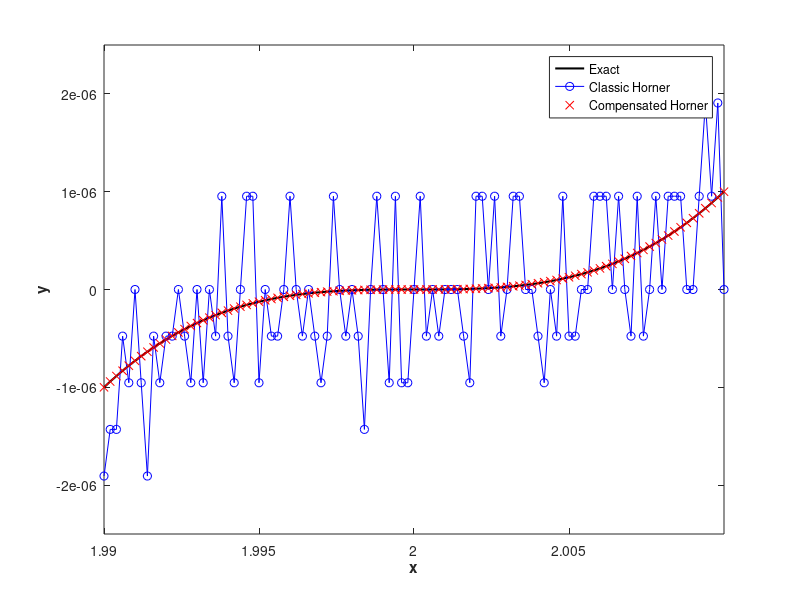
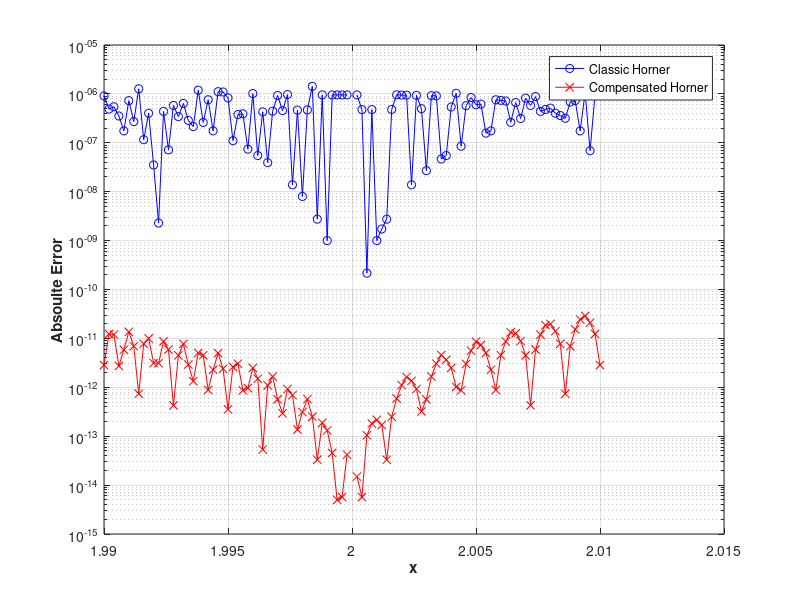

Here is the MATLAB script that generated these plots, in order:
function myPoly
% Test polynomial: p(x) = (x-2)^3 = -8 + 3*4*x + 3*(-2)*x^2 + x^3
p = @(x) (x-2).^3;

a = [-8, 12, -6, 1];
x = 2-0.01:0.0002:2+0.01;
for i = 1:length(x)
    y1(i) = Horner(a, x(i));
    y2(i) = ComHorner(a, x(i));
end
figure(1)
plot(x, p(x), 'k', 'LineWidth', 1.5)
%plot(x, polyval(a(end:-1:1), single(x)), 'k', 'LineWidth', 1.5)
hold on
plot(x, y1, 'bo-', x, y2, 'rx')
axis([1.99, 2.01, -2.5e-6, 2.5e-6])
xlabel('\bfx')
ylabel('\bfy')
legend('Exact', 'Classic Horner', 'Compensated Horner')

figure(2)
semilogy(x, abs(y1-p(x)),'bo-', x, abs(y2-p(x)), 'rx-')
grid on
xlabel('\bfx')
ylabel('\bfAbsoulte Error')
legend('Classic Horner', 'Compensated Horner')

function y = Horner(a, x)
% classic Horner's method without compensation
a = single(a);
x = single(x);
q = a(end);
for k = length(a)-1:-1:1
   q = q*x + a(k);
end
y = q;

function y = ComHorner(a, x)
% Horner's method with compensation
a = single(a);
x = single(x);
q = a(end);
r = 0;
for k = length(a)-1:-1:1
    [p, theta] = TwoProduct(q, x);
    [q, sigma] = TwoSum(p, a(k));
    r = (theta + sigma) + r*x;
end
y = q + r;

function [x, y] = TwoSum(a, b)
% a+b = x+y
x = a + b;
z = x - a;
y = (a-(x-z)) + (b-z);

function [x, y] = Split(a)
% a = x+y
s = 12; % single format
factor = 2^s + 1;
c = factor * a;
x = c - (c - a);
y = a - x;

function [x, y] = TwoProduct(a, b)
% a*b = x+y
x = a * b;
[a1, a2] = Split(a);
[b1, b2] = Split(b);
y = a2*b2 - (((x - a1*b1)-a2*b1)-a1*b2);